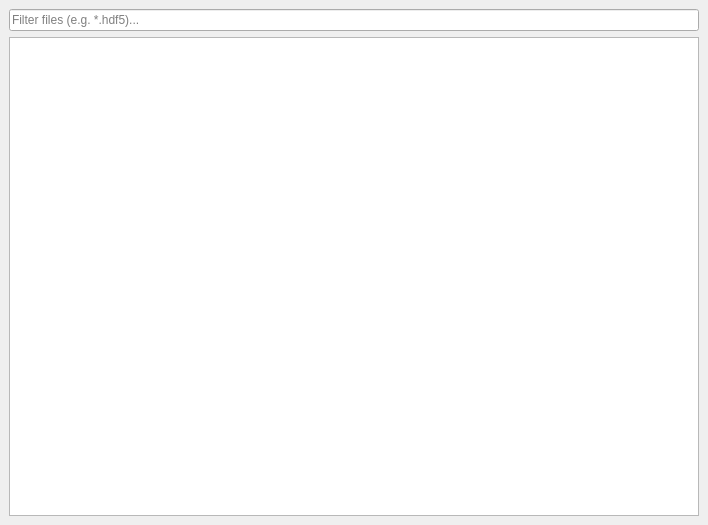
<?xml version="1.0" encoding="UTF-8"?>
<ui version="4.0">
 <class>files_dockwidget</class>
 <widget class="QDockWidget" name="files_dockwidget">
  <property name="geometry">
   <rect>
    <x>0</x>
    <y>0</y>
    <width>708</width>
    <height>525</height>
   </rect>
  </property>
  <property name="windowTitle">
   <string>Files</string>
  </property>
  <widget class="QWidget" name="files_widget">
   <layout class="QVBoxLayout" name="verticalLayout">
    <item>
     <widget class="QLineEdit" name="search_bar">
      <property name="placeholderText">
       <string>Filter files (e.g. *.hdf5)...</string>
      </property>
     </widget>
    </item>
    <item>
     <widget class="QTreeView" name="tree">
      <property name="sortingEnabled">
       <bool>true</bool>
      </property>
     </widget>
    </item>
   </layout>
  </widget>
 </widget>
 <resources/>
 <connections/>
</ui>
